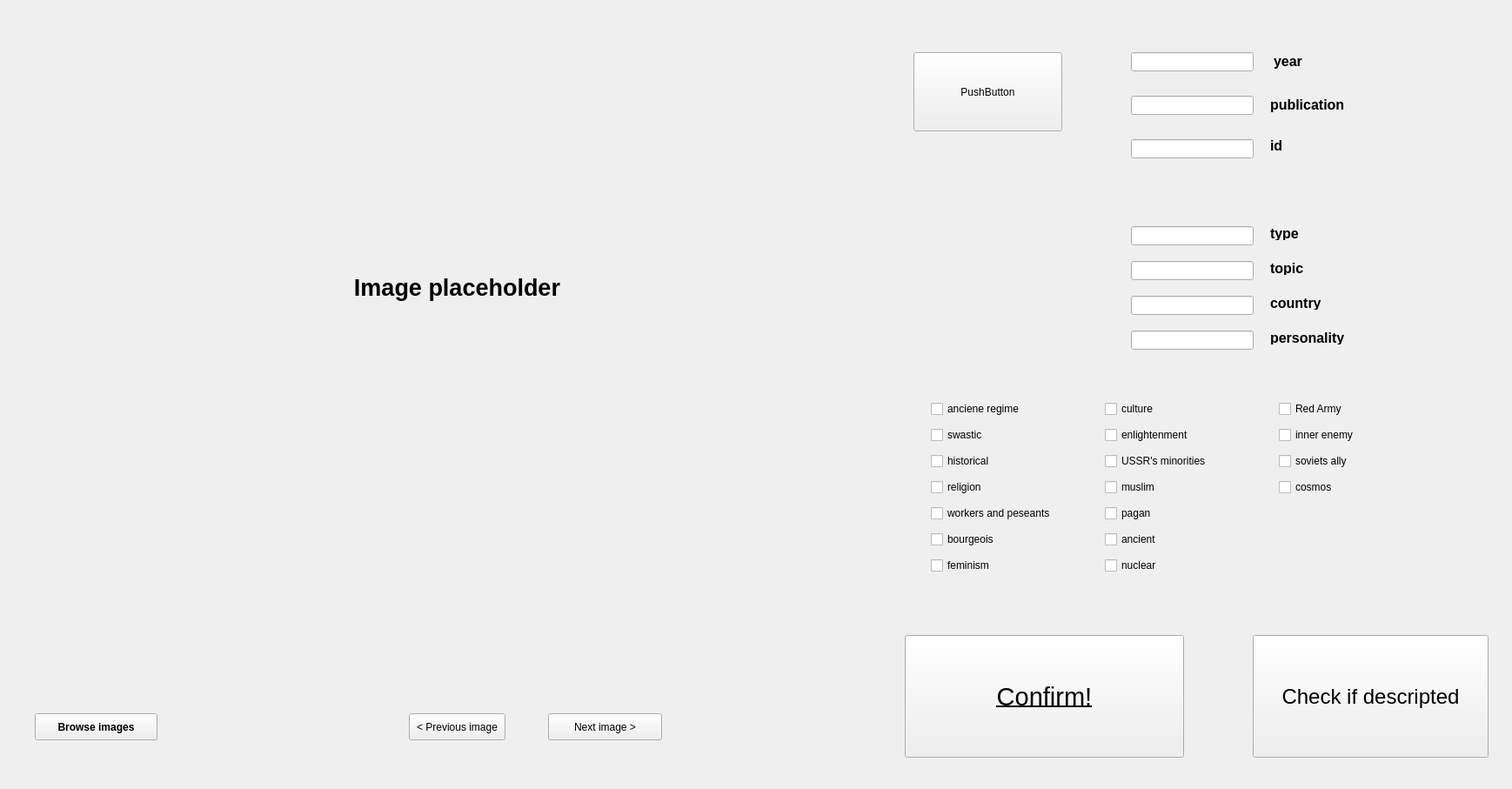
<?xml version="1.0" encoding="UTF-8"?>
<ui version="4.0">
 <class>MainWindow</class>
 <widget class="QMainWindow" name="MainWindow">
  <property name="geometry">
   <rect>
    <x>0</x>
    <y>0</y>
    <width>1738</width>
    <height>907</height>
   </rect>
  </property>
  <property name="cursor">
   <cursorShape>ArrowCursor</cursorShape>
  </property>
  <property name="focusPolicy">
   <enum>Qt::NoFocus</enum>
  </property>
  <property name="windowTitle">
   <string>CROCOSOFT</string>
  </property>
  <property name="windowIcon">
   <iconset>
    <normaloff>croco_icon.png</normaloff>croco_icon.png</iconset>
  </property>
  <widget class="QWidget" name="centralwidget">
   <widget class="QLineEdit" name="lineEdit_year">
    <property name="geometry">
     <rect>
      <x>1300</x>
      <y>60</y>
      <width>141</width>
      <height>22</height>
     </rect>
    </property>
   </widget>
   <widget class="QLineEdit" name="lineEdit_publication">
    <property name="geometry">
     <rect>
      <x>1300</x>
      <y>110</y>
      <width>141</width>
      <height>22</height>
     </rect>
    </property>
   </widget>
   <widget class="QLineEdit" name="lineEdit_id">
    <property name="geometry">
     <rect>
      <x>1300</x>
      <y>160</y>
      <width>141</width>
      <height>22</height>
     </rect>
    </property>
   </widget>
   <widget class="QLineEdit" name="lineEdit_personality">
    <property name="geometry">
     <rect>
      <x>1300</x>
      <y>380</y>
      <width>141</width>
      <height>22</height>
     </rect>
    </property>
   </widget>
   <widget class="QLineEdit" name="lineEdit_country">
    <property name="geometry">
     <rect>
      <x>1300</x>
      <y>340</y>
      <width>141</width>
      <height>22</height>
     </rect>
    </property>
   </widget>
   <widget class="QLineEdit" name="lineEdit_topic">
    <property name="geometry">
     <rect>
      <x>1300</x>
      <y>300</y>
      <width>141</width>
      <height>22</height>
     </rect>
    </property>
   </widget>
   <widget class="QLabel" name="label">
    <property name="geometry">
     <rect>
      <x>1450</x>
      <y>60</y>
      <width>61</width>
      <height>21</height>
     </rect>
    </property>
    <property name="font">
     <font>
      <pointsize>12</pointsize>
      <bold>true</bold>
     </font>
    </property>
    <property name="text">
     <string>year</string>
    </property>
    <property name="alignment">
     <set>Qt::AlignCenter</set>
    </property>
   </widget>
   <widget class="QLabel" name="label_2">
    <property name="geometry">
     <rect>
      <x>1460</x>
      <y>110</y>
      <width>111</width>
      <height>20</height>
     </rect>
    </property>
    <property name="font">
     <font>
      <pointsize>12</pointsize>
      <bold>true</bold>
     </font>
    </property>
    <property name="text">
     <string>publication</string>
    </property>
   </widget>
   <widget class="QLabel" name="label_3">
    <property name="geometry">
     <rect>
      <x>1460</x>
      <y>380</y>
      <width>101</width>
      <height>16</height>
     </rect>
    </property>
    <property name="font">
     <font>
      <pointsize>12</pointsize>
      <bold>true</bold>
     </font>
    </property>
    <property name="text">
     <string>personality</string>
    </property>
   </widget>
   <widget class="QLabel" name="label_4">
    <property name="geometry">
     <rect>
      <x>1460</x>
      <y>340</y>
      <width>71</width>
      <height>16</height>
     </rect>
    </property>
    <property name="font">
     <font>
      <pointsize>12</pointsize>
      <bold>true</bold>
     </font>
    </property>
    <property name="text">
     <string>country</string>
    </property>
   </widget>
   <widget class="QLabel" name="label_5">
    <property name="geometry">
     <rect>
      <x>1460</x>
      <y>300</y>
      <width>61</width>
      <height>16</height>
     </rect>
    </property>
    <property name="font">
     <font>
      <pointsize>12</pointsize>
      <bold>true</bold>
     </font>
    </property>
    <property name="text">
     <string>topic</string>
    </property>
   </widget>
   <widget class="QLabel" name="label_6">
    <property name="geometry">
     <rect>
      <x>1460</x>
      <y>160</y>
      <width>57</width>
      <height>14</height>
     </rect>
    </property>
    <property name="font">
     <font>
      <pointsize>12</pointsize>
      <bold>true</bold>
     </font>
    </property>
    <property name="text">
     <string>id</string>
    </property>
   </widget>
   <widget class="QLabel" name="label_7">
    <property name="geometry">
     <rect>
      <x>1460</x>
      <y>260</y>
      <width>101</width>
      <height>16</height>
     </rect>
    </property>
    <property name="font">
     <font>
      <pointsize>12</pointsize>
      <bold>true</bold>
     </font>
    </property>
    <property name="text">
     <string>type</string>
    </property>
   </widget>
   <widget class="QLineEdit" name="lineEdit_type">
    <property name="geometry">
     <rect>
      <x>1300</x>
      <y>260</y>
      <width>141</width>
      <height>22</height>
     </rect>
    </property>
   </widget>
   <widget class="QCheckBox" name="checkBox_ancine_regime">
    <property name="geometry">
     <rect>
      <x>1070</x>
      <y>460</y>
      <width>131</width>
      <height>20</height>
     </rect>
    </property>
    <property name="text">
     <string>anciene regime</string>
    </property>
   </widget>
   <widget class="QCheckBox" name="checkBox_swastic">
    <property name="geometry">
     <rect>
      <x>1070</x>
      <y>490</y>
      <width>131</width>
      <height>20</height>
     </rect>
    </property>
    <property name="text">
     <string>swastic</string>
    </property>
   </widget>
   <widget class="QCheckBox" name="checkBox_religion">
    <property name="geometry">
     <rect>
      <x>1070</x>
      <y>550</y>
      <width>85</width>
      <height>20</height>
     </rect>
    </property>
    <property name="text">
     <string>religion</string>
    </property>
   </widget>
   <widget class="QCheckBox" name="checkBox_historical">
    <property name="geometry">
     <rect>
      <x>1070</x>
      <y>520</y>
      <width>85</width>
      <height>20</height>
     </rect>
    </property>
    <property name="text">
     <string>historical</string>
    </property>
   </widget>
   <widget class="QCheckBox" name="checkBox_workers_and_peseants">
    <property name="geometry">
     <rect>
      <x>1070</x>
      <y>580</y>
      <width>181</width>
      <height>20</height>
     </rect>
    </property>
    <property name="text">
     <string>workers and peseants</string>
    </property>
   </widget>
   <widget class="QLabel" name="image_dispayer">
    <property name="geometry">
     <rect>
      <x>10</x>
      <y>20</y>
      <width>1031</width>
      <height>621</height>
     </rect>
    </property>
    <property name="sizePolicy">
     <sizepolicy hsizetype="Expanding" vsizetype="Expanding">
      <horstretch>0</horstretch>
      <verstretch>0</verstretch>
     </sizepolicy>
    </property>
    <property name="font">
     <font>
      <pointsize>20</pointsize>
      <bold>true</bold>
     </font>
    </property>
    <property name="cursor">
     <cursorShape>CrossCursor</cursorShape>
    </property>
    <property name="text">
     <string>Image placeholder</string>
    </property>
    <property name="alignment">
     <set>Qt::AlignCenter</set>
    </property>
   </widget>
   <widget class="QPushButton" name="button_browser">
    <property name="geometry">
     <rect>
      <x>40</x>
      <y>820</y>
      <width>141</width>
      <height>31</height>
     </rect>
    </property>
    <property name="palette">
     <palette>
      <active>
       <colorrole role="Button">
        <brush brushstyle="SolidPattern">
         <color alpha="255">
          <red>144</red>
          <green>239</green>
          <blue>20</blue>
         </color>
        </brush>
       </colorrole>
       <colorrole role="Highlight">
        <brush brushstyle="SolidPattern">
         <color alpha="255">
          <red>48</red>
          <green>140</green>
          <blue>198</blue>
         </color>
        </brush>
       </colorrole>
      </active>
      <inactive>
       <colorrole role="Button">
        <brush brushstyle="SolidPattern">
         <color alpha="255">
          <red>239</red>
          <green>239</green>
          <blue>239</blue>
         </color>
        </brush>
       </colorrole>
       <colorrole role="Highlight">
        <brush brushstyle="SolidPattern">
         <color alpha="255">
          <red>48</red>
          <green>140</green>
          <blue>198</blue>
         </color>
        </brush>
       </colorrole>
      </inactive>
      <disabled>
       <colorrole role="Button">
        <brush brushstyle="SolidPattern">
         <color alpha="255">
          <red>144</red>
          <green>239</green>
          <blue>20</blue>
         </color>
        </brush>
       </colorrole>
       <colorrole role="Highlight">
        <brush brushstyle="SolidPattern">
         <color alpha="255">
          <red>145</red>
          <green>145</green>
          <blue>145</blue>
         </color>
        </brush>
       </colorrole>
      </disabled>
     </palette>
    </property>
    <property name="font">
     <font>
      <italic>false</italic>
      <bold>true</bold>
     </font>
    </property>
    <property name="text">
     <string>Browse images</string>
    </property>
   </widget>
   <widget class="QPushButton" name="button_previous">
    <property name="geometry">
     <rect>
      <x>470</x>
      <y>820</y>
      <width>111</width>
      <height>31</height>
     </rect>
    </property>
    <property name="text">
     <string>&lt; Previous image</string>
    </property>
   </widget>
   <widget class="QPushButton" name="button_next">
    <property name="geometry">
     <rect>
      <x>630</x>
      <y>820</y>
      <width>131</width>
      <height>31</height>
     </rect>
    </property>
    <property name="text">
     <string>Next image &gt;</string>
    </property>
    <property name="shortcut">
     <string notr="true"/>
    </property>
   </widget>
   <widget class="QPushButton" name="confim_button">
    <property name="geometry">
     <rect>
      <x>1040</x>
      <y>730</y>
      <width>321</width>
      <height>141</height>
     </rect>
    </property>
    <property name="font">
     <font>
      <pointsize>22</pointsize>
      <bold>false</bold>
      <underline>true</underline>
      <strikeout>false</strikeout>
     </font>
    </property>
    <property name="text">
     <string>Confirm!</string>
    </property>
   </widget>
   <widget class="QPushButton" name="button_check_described">
    <property name="geometry">
     <rect>
      <x>1440</x>
      <y>730</y>
      <width>271</width>
      <height>141</height>
     </rect>
    </property>
    <property name="font">
     <font>
      <pointsize>18</pointsize>
     </font>
    </property>
    <property name="text">
     <string>Check if descripted</string>
    </property>
   </widget>
   <widget class="QCheckBox" name="checkBox_bourgeois">
    <property name="geometry">
     <rect>
      <x>1070</x>
      <y>610</y>
      <width>151</width>
      <height>20</height>
     </rect>
    </property>
    <property name="text">
     <string>bourgeois</string>
    </property>
   </widget>
   <widget class="QCheckBox" name="checkBox_feminism">
    <property name="geometry">
     <rect>
      <x>1070</x>
      <y>640</y>
      <width>85</width>
      <height>20</height>
     </rect>
    </property>
    <property name="text">
     <string>feminism</string>
    </property>
   </widget>
   <widget class="QCheckBox" name="checkBox_culture">
    <property name="geometry">
     <rect>
      <x>1270</x>
      <y>460</y>
      <width>85</width>
      <height>20</height>
     </rect>
    </property>
    <property name="text">
     <string>culture</string>
    </property>
   </widget>
   <widget class="QCheckBox" name="checkBox_enlightment">
    <property name="geometry">
     <rect>
      <x>1270</x>
      <y>490</y>
      <width>101</width>
      <height>20</height>
     </rect>
    </property>
    <property name="text">
     <string>enlightenment</string>
    </property>
   </widget>
   <widget class="QCheckBox" name="checkBox_minorities">
    <property name="geometry">
     <rect>
      <x>1270</x>
      <y>520</y>
      <width>141</width>
      <height>20</height>
     </rect>
    </property>
    <property name="text">
     <string>USSR's minorities</string>
    </property>
   </widget>
   <widget class="QCheckBox" name="checkBox_muslim">
    <property name="geometry">
     <rect>
      <x>1270</x>
      <y>550</y>
      <width>85</width>
      <height>20</height>
     </rect>
    </property>
    <property name="text">
     <string>muslim</string>
    </property>
   </widget>
   <widget class="QCheckBox" name="checkBox_pagan">
    <property name="geometry">
     <rect>
      <x>1270</x>
      <y>580</y>
      <width>85</width>
      <height>20</height>
     </rect>
    </property>
    <property name="text">
     <string>pagan</string>
    </property>
   </widget>
   <widget class="QCheckBox" name="checkBox_ancient">
    <property name="geometry">
     <rect>
      <x>1270</x>
      <y>610</y>
      <width>85</width>
      <height>20</height>
     </rect>
    </property>
    <property name="text">
     <string>ancient</string>
    </property>
   </widget>
   <widget class="QCheckBox" name="checkBox_nuclear">
    <property name="geometry">
     <rect>
      <x>1270</x>
      <y>640</y>
      <width>85</width>
      <height>20</height>
     </rect>
    </property>
    <property name="text">
     <string>nuclear</string>
    </property>
   </widget>
   <widget class="QCheckBox" name="checkBox_red_army">
    <property name="geometry">
     <rect>
      <x>1470</x>
      <y>460</y>
      <width>85</width>
      <height>20</height>
     </rect>
    </property>
    <property name="text">
     <string>Red Army</string>
    </property>
   </widget>
   <widget class="QCheckBox" name="checkBox_inner_enemy">
    <property name="geometry">
     <rect>
      <x>1470</x>
      <y>490</y>
      <width>111</width>
      <height>20</height>
     </rect>
    </property>
    <property name="text">
     <string>inner enemy</string>
    </property>
   </widget>
   <widget class="QCheckBox" name="checkBox_soviets_ally">
    <property name="geometry">
     <rect>
      <x>1470</x>
      <y>520</y>
      <width>101</width>
      <height>20</height>
     </rect>
    </property>
    <property name="text">
     <string>soviets ally</string>
    </property>
   </widget>
   <widget class="QCheckBox" name="checkBox_cosmos">
    <property name="geometry">
     <rect>
      <x>1470</x>
      <y>550</y>
      <width>101</width>
      <height>20</height>
     </rect>
    </property>
    <property name="text">
     <string>cosmos</string>
    </property>
   </widget>
   <widget class="QPushButton" name="pushButton_delete_image">
    <property name="geometry">
     <rect>
      <x>1050</x>
      <y>60</y>
      <width>171</width>
      <height>91</height>
     </rect>
    </property>
    <property name="text">
     <string>PushButton</string>
    </property>
   </widget>
  </widget>
 </widget>
 <resources/>
 <connections/>
</ui>
